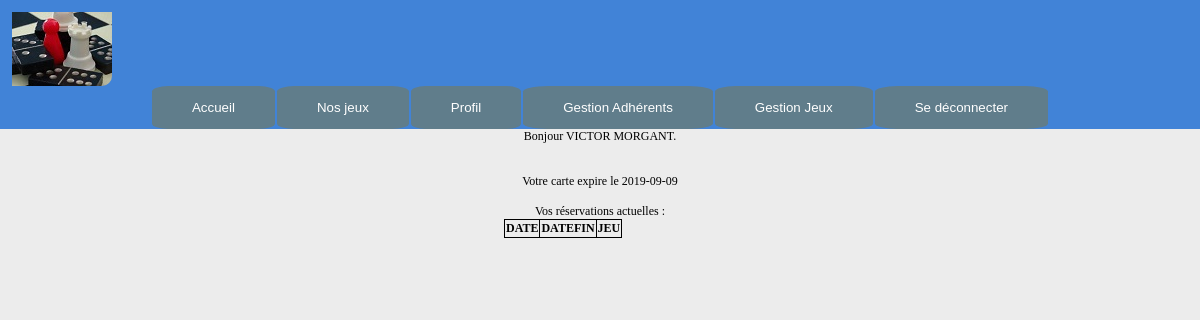
Before: /profil.php (signed in) with the older database file.
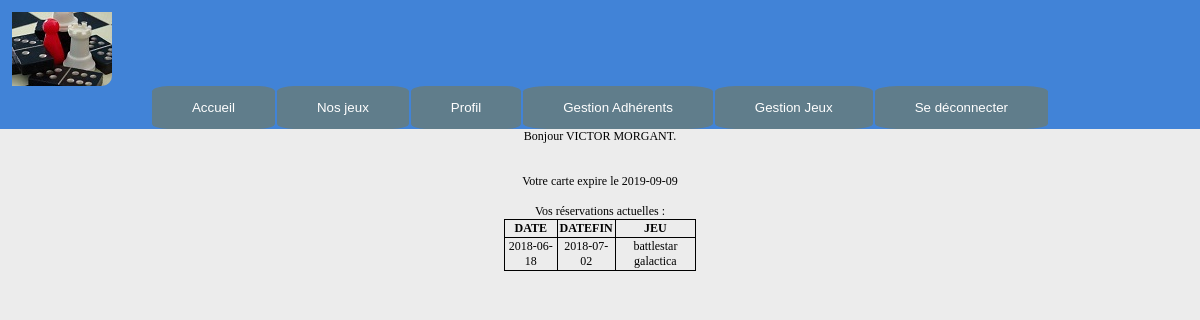
After: the same page with the newer database file.
### tables this page shows
CREATE TABLE IF NOT EXISTS `reservation` (
  `ID` int(15) NOT NULL,
  `DATE` date NOT NULL,
  `IDJEU` int(5) NOT NULL,
  `IDADHERENT` int(5) NOT NULL,
  `DATEFIN` date NOT NULL
);

CREATE TABLE IF NOT EXISTS `jeux` (
  `IDJEU` int(5) NOT NULL,
  `NOMJEU` varchar(20) NOT NULL,
  `AGEMIN` int(2) NOT NULL,
  `AGEMAX` int(2) NOT NULL,
  `TYPE` varchar(20) NOT NULL,
  `DESCRIPTION` text NOT NULL,
  `NBBOITE` int(2) NOT NULL,
  `NBDISPO` int(11) NOT NULL
);

### profil.php (the view, shortened to what this page needs)
<?php
	include_once 'minimal.php';
?>
<html lang="fr">
	<body>
		<div class = "textBox">
			<?php
				$ID=$_SESSION['ID'];
				echo "<div class = 'textBox'> Bonjour ".$_SESSION['Prenom']." ".$_SESSION['Nom'].".</div>";
				echo "</br></br> Votre carte expire le ".$_SESSION['FinAdhesion'];
				echo "</br></br>Vos réservations actuelles : ";
				$QueryReservation = "SELECT `DATE`,`DATEFIN`,`NOMJEU` FROM `reservation`,`jeux`WHERE `reservation`.`IDJEU` = `jeux`.`IDJEU` AND `reservation`.`IDADHERENT` =".$ID."";
				$Result= $Connect->query($QueryReservation);
				echo "<table> ";
				echo"<tr><th>DATE</th><th>DATEFIN</th> <th>JEU</th></tr>";
				while ($Jeu = mysqli_fetch_array($Result) ){
					echo " <tr><td>".$Jeu[0]."</td><td>".$Jeu[1]."</td><td>".$Jeu[2]."</td></tr>";
				}
			?>
		</div>
	<body>
</html>

### minimal.php (shortened to what this page needs)
<!DOCTYPE html  >
<html lang="fr">
	<head>
		<link rel="stylesheet" href="https://use.fontawesome.com/releases/v5.0.13/css/all.css">
		<link rel="stylesheet" type="text/css" href="design.css" media="all" />
	</head>
	<body>
		<div class = "banner">
			<img class ="logo" src="Images/logo.jpg" alt="logo de LudoEnsim" />
			<div id = "navbar">
				<a href="index.php"><button class = button type="button">Accueil</button></a>
				<a href="jeux.php"><button class = button type="button">Nos jeux</button></a>
				<?php
					if (empty($_SESSION['ID']))
						echo"<a href='connection.php'><button class = button type='button'>Se connecter</button></a>";
					else{
						echo"<a href='profil.php'><button class = button type='button'>Profil</button></a>";
						if($_SESSION['Admin']==1){
							echo"<a href='adherents.php'><button class = button type='button'>Gestion Adhérents</button></a>";
							echo"<a href='gestionJeux.php'><button class = button type='button'>Gestion Jeux</button></a>";
						}
						echo"<a href='deco.php'><button class = button type='button'>Se déconnecter</button></a>";
					}
				?>
			</div>
		</div>
	</body>
</html>

### design.css (style rules this page uses)
body { background-color : #ECECEC; font-family : Garuda, Cambria; font-size:1vw; margin: 0; padding: 0; }
.logo { display: flex; justify-content: center; border-radius : 10px; padding-left: 1%; padding-top : 1% }
.banner { font-family : Garuda, Cambria; background-color : #4183D7; }
#navbar { padding: 0; margin: 0; display: flex; flex-wrap: wrap; justify-content: center; }
#navbar a { display:inline-block; margin: 0 1px; }
.button { background-color: #607D8B; border-radius : 13%; padding: 14px 40px; text-align: center; border : none; color : white; }
.textBox { font-family : Garuda, Cambria; margin-left : 10%; margin-right : 10%; text-align :center; }
.textBox table,th, td { margin-left : 40%; margin-right : 40%; text-align : center; border-style: solid; border-width: 1px; border-collapse: collapse; }

Changed rows visible on the page:
added reservation: DATE "2018-06-18", DATEFIN "2018-07-02", jeux.NOMJEU "battlestar galactica"
